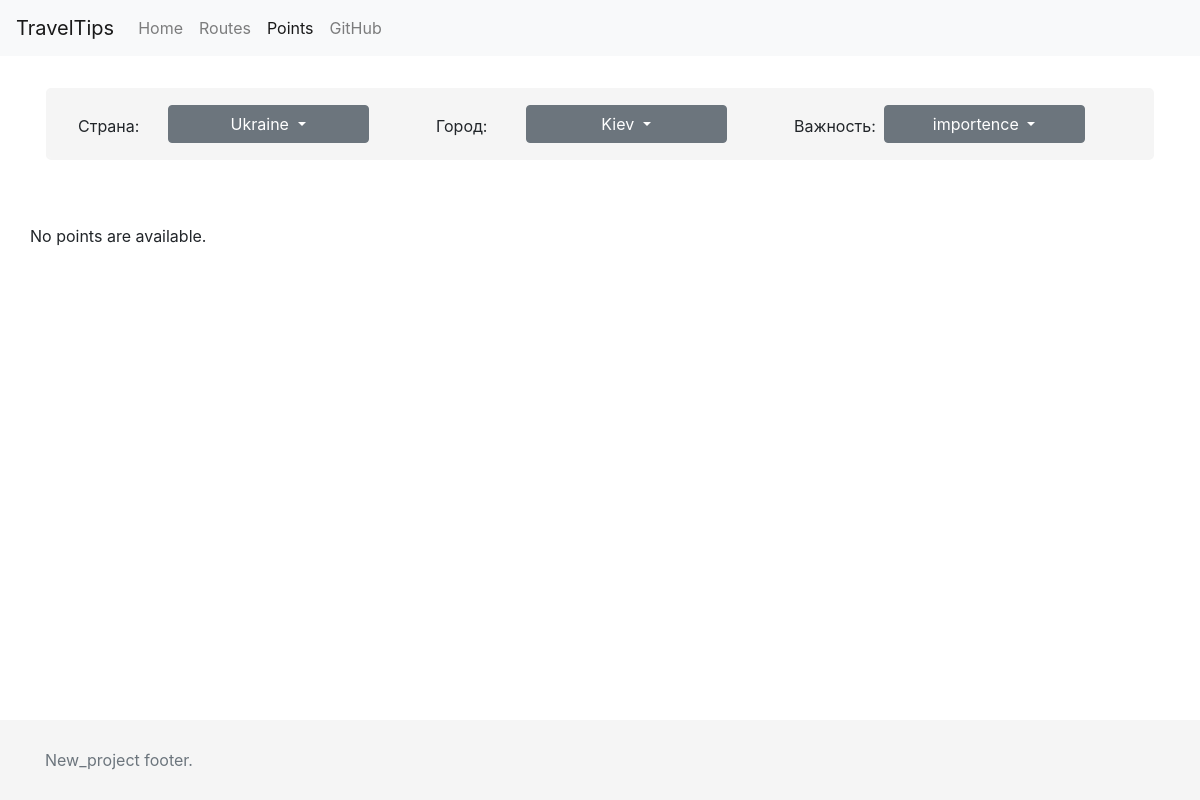
The page /points/ on the database as committed earlier.
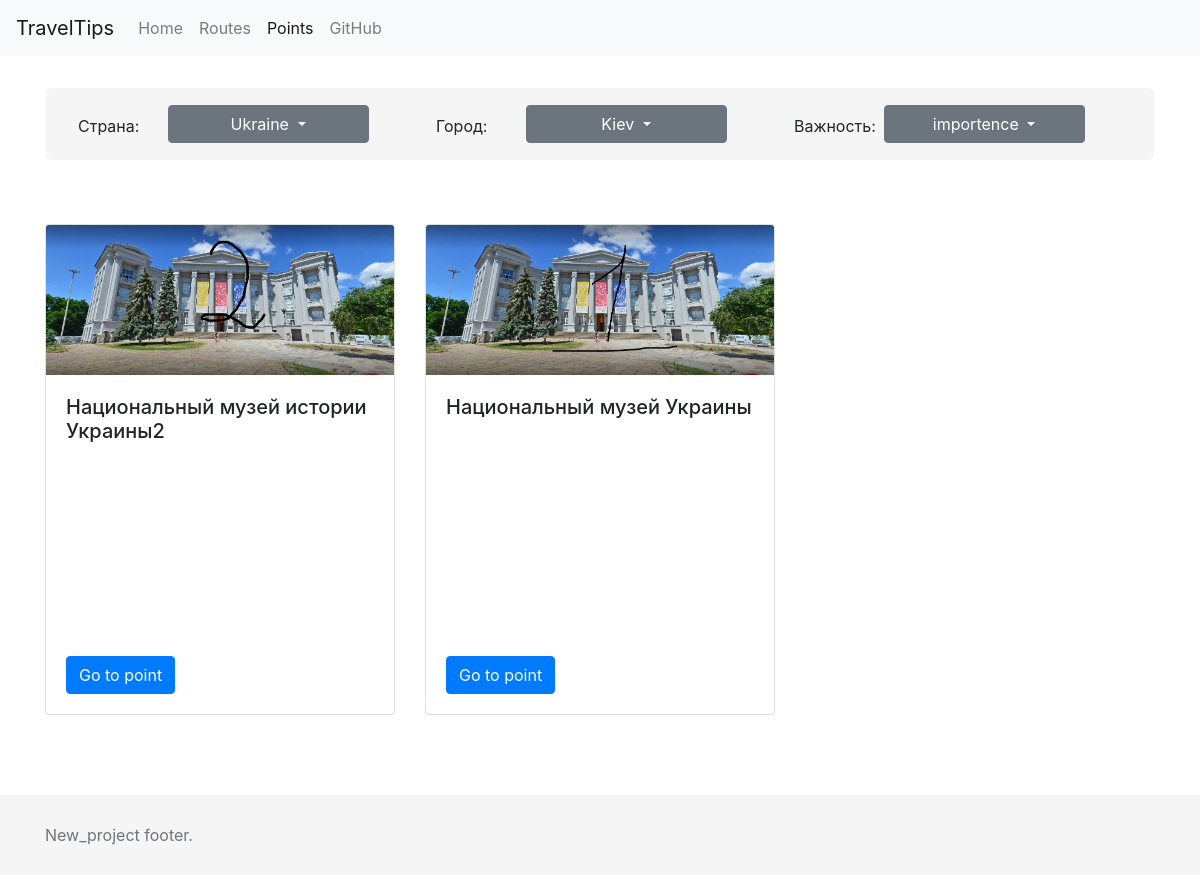
The same page on the database as committed later.
### points/models.py (models this page shows, shortened)
class Point(models.Model):
    id = models.AutoField(primary_key=True)
    title = models.CharField(max_length=100)
    create_time = models.DateTimeField(auto_now_add=True)
    type = models.ForeignKey('Type', on_delete=models.SET_NULL, null=True)
    photo1 = models.ForeignKey('Photo', on_delete=models.SET_NULL, null=True)
    photo2 = models.ForeignKey( 'Photo', on_delete=models.SET_NULL, null=True,related_name='%(class)s_point_photo2')
    photo3 = models.ForeignKey( 'Photo', on_delete=models.SET_NULL, null=True,related_name='%(class)s_point_photo3')
    description = models.TextField(default='')
    description_short = models.CharField(max_length=250, default='' )
    importance = models.ForeignKey('Importance', on_delete=models.SET_NULL, null=True, blank = True)
    facebook = models.URLField(max_length=200, blank = True)
    wiki = models.URLField(max_length=200, blank = True)
    trip_advisor = models.URLField(max_length=200, blank = True)
    coordinate = models.FileField(upload_to='uploads/coordinate', max_length=100, default='')
    adress = models.CharField(max_length=200, default='')
    city = models.ForeignKey('City', on_delete=models.SET_NULL, null=True)

class Photo(models.Model):
    title = models.CharField(max_length=100)
    image = models.ImageField(upload_to='uploads/Photos', max_length=100, default='')
    copyright = models.CharField(max_length=100, blank=True)

### points/views.py (the view)
def index(request):
    countries = list(Country.objects.order_by('title'))
    cities = list( City.objects.order_by('title'))
    importences = list(Importance.objects.order_by('title'))
    latest_point_list = list(Point.objects.order_by('create_time')[:12:-1])
    context = {'latest_point_list': latest_point_list, 'countries': countries, 'cities': cities, 'importences': importences}
    return render(request, 'points/index.html', context)

### points/templates/points/index.html (shortened to what this page needs)
<html>
    <head>
        {% load static %}
        <link href='https://api.mapbox.com/mapbox-gl-js/v0.40.1/mapbox-gl.css' rel='stylesheet' />
        <link rel="stylesheet" href="https://maxcdn.bootstrapcdn.com/bootstrap/4.0.0-beta/css/bootstrap.min.css">
        <link rel="stylesheet" href='{% static "style.css" %}'/>
    </head>
        <body>
            <nav class="navbar navbar-expand-lg navbar-light bg-light">
              <a class="navbar-brand" href="#">TravelTips</a>
              <div class="collapse navbar-collapse" id="navbarNav">
                <ul class="navbar-nav">
                  <li class="nav-item">
                    <a class="nav-link" href="#">Home</a>
                  </li>
                  <li class="nav-item">
                    <a class="nav-link" href="/routes/">Routes</a>
                  </li>
                  <li class="nav-item active">
                    <a class="nav-link" href="/points/">Points<span class="sr-only">(current)</span></a>
                  </li>
                  <li class="nav-item">
                    <a class="nav-link" href="https://github.com/flame11st/new_project">GitHub</a>
                  </li>
                </ul>
              </div>
            </nav>
            <div class="container">
                <div id="filters" class="row">
                    <div class="col-1">
                        <div style="padding-top: 15%">Страна: </div>
                    </div>
                    <div class="col-3">
                        <div id="btn" class="btn-group">
                            <button type="button" class="btn btn-secondary dropdown-toggle" data-toggle="dropdown">
                                Ukraine
                            </button>
                            </div>
                    </div>
                    <div class="col-1">
                        <div style="padding-top: 15%">Город: </div>
                    </div>
                    <div class="col-3">
                        <div id="btn" class="btn-group">
                            <button type="button" class="btn btn-secondary dropdown-toggle" data-toggle="dropdown">
                                Kiev
                            </button>
                            </div>
                    </div>
                    <div class="col-1">
                        <div style="padding-top: 15%">Важность: </div>
                    </div>
                    <div class="col-3">
                        <div id="btn" class="btn-group">
                            <button type="button" class="btn btn-secondary dropdown-toggle" data-toggle="dropdown">
                                importence
                            </button>
                            </div>
                    </div>
                </div>
                <div class="row">
                    {% if latest_point_list %}
                        {% for point in latest_point_list %}
                            <div class="col-4">
                                <div id="points" class="card">
                                  <img class="card-img-top" src={{point.photo1.image.url}} alt="Card image cap">
                                    <div class="card-body">
                                        <h5 class="card-title" style="height: 3rem; margin-bottom: 5px;">{{ point.title }}</h5>
                                        <p class="card-text" style="height: 12rem; overflow-y: hidden;">{{ point.description_short }}</p>
                                        <a href="/points/{{ point.id }}/" class="btn btn-primary">Go to point</a>
                                    </div>
                                </div>
                            </div>
                        {% endfor %}
                    {% else %}
                        <p>No points are available.</p>
                    {% endif %}
                </div>
            </div>
        </body>
        <footer class="footer">
            <div class="container">
                <span class="text-muted">New_project footer.</span>
            </div>
        </footer>
</html>

### static/style.css (style rules this page uses)
html { position: relative; min-height: 100%; }
body { margin-bottom: 160px; }
.footer { position: absolute; bottom: 0; width: 100%; height: 80px; line-height: 80px; background-color: #f5f5f5; }
#points { float: center; width: 100%; }
#points img { height: 150px; }
#filters { margin-top: 2rem; margin-bottom: 4rem; margin-left: 1px; margin-right: 1px; border-style: solid; border-color: #f5f5f5; padding: 15px; border-width: 2px; border-radius: 5px; background-color: #f5f5f5; }
#btn { width: 100%; padding-right: 15px; float: right; }
#btn button { width: 90%; }

Rows that differ between the two databases and show on the page:
added Point: photo1.image (picture), title "Национальный музей истории Украины2"
added Point: photo1.image (picture), title "Национальный музей Украины"
Other text that changed with them:
text no longer shown: "No points are available."
